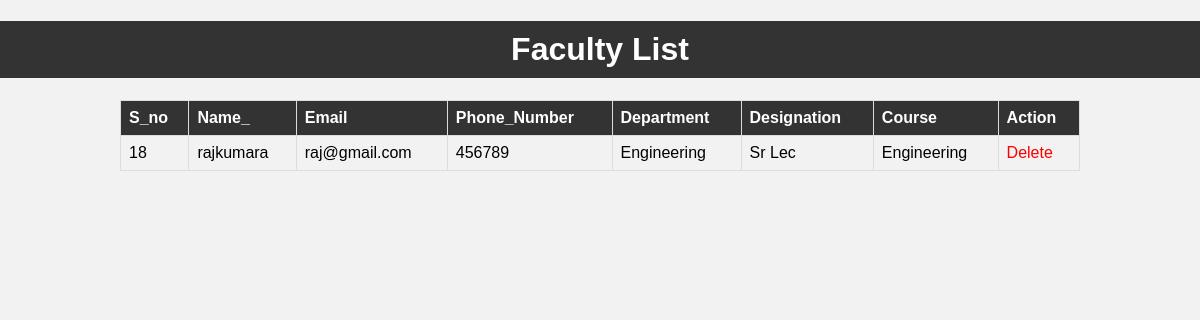
The page /managefac.php on the database its author committed.
### tables this page shows
CREATE TABLE `faculty` (
  `S_no` int(10) NOT NULL,
  `Name_` varchar(20) NOT NULL,
  `Email` varchar(20) NOT NULL,
  `Phone_Number` bigint(10) NOT NULL,
  `Department` varchar(20) NOT NULL,
  `Designation` varchar(20) NOT NULL,
  `Course` varchar(20) NOT NULL
);

### managefac.php (the view, shortened to what this page needs)
<!DOCTYPE html>
<html>
<head>
</head>
<body>
    <h1>Faculty List</h1>
    <?php
        $servername = "localhost";
        $username = "root";
        $password = "";
        $dbname = "feedbacksystem";
        $conn = new mysqli($servername, $username, $password, $dbname);
        $sql = "SELECT * FROM faculty";
        $result = $conn->query($sql);
        if ($result->num_rows > 0) {
            echo "<table border='1'>
                    <tr>
                        <th>S_no</th>
                        <th>Name_</th>
                        <th>Email</th>
                        <th>Phone_Number</th>
                        <th>Department</th>
                        <th>Designation</th>
                        <th>Course</th>
                        <th>Action</th>
                    </tr>";
            while ($row = $result->fetch_assoc()) {
                echo "<tr>
                        <td>" . $row["S_no"] . "</td>
                        <td>" . $row["Name_"] . "</td>
                        <td>" . $row["Email"] . "</td>
                        <td>" . $row["Phone_Number"] . "</td>
                        <td>" . $row["Department"] . "</td>
                        <td>" . $row["Designation"] . "</td>
                        <td>" . $row["Course"] . "</td>
                        <td><a href='?delete=" . $row["S_no"] . "'>Delete</a></td>
                    </tr>";
            }
            echo "</table>";
        } else {
            echo "No students found in the database.";
        }
        ?>
</body>
</html>

### managefac.php (style rules this page uses)
body { font-family: Arial, sans-serif; background-color: #f2f2f2; margin: 0; padding: 0; text-align: center; }
h1 { background-color: #333; color: #fff; padding: 10px; }
table { width: 80%; margin: 20px auto; border-collapse: collapse; background-color: #fff; }
table, th, td { border: 1px solid #ddd; }
th, td { padding: 8px; text-align: left; }
tr:nth-child(even) { background-color: #f2f2f2; }
th { background-color: #333; color: #fff; }
a { color: red; text-decoration: none; }

### rows shown on the page
faculty: S_no "18", Name_ "rajkumara", Email "raj@gmail.com", Phone_Number "456789", Department "Engineering", Designation "Sr Lec", Course "Engineering"
